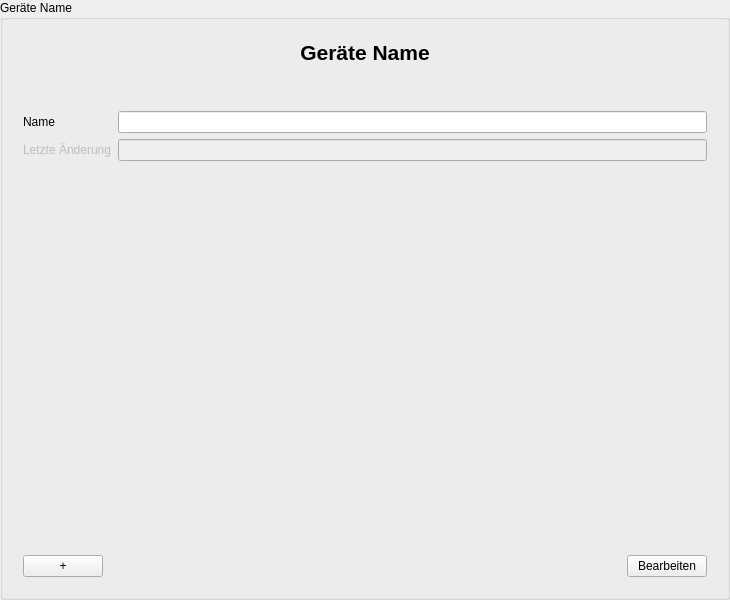
<?xml version="1.0" encoding="UTF-8"?>
<ui version="4.0">
 <class>DeviceNameInputArea</class>
 <widget class="QGroupBox" name="DeviceNameInputArea">
  <property name="geometry">
   <rect>
    <x>0</x>
    <y>0</y>
    <width>730</width>
    <height>600</height>
   </rect>
  </property>
  <property name="windowTitle">
   <string>Geräte Name</string>
  </property>
  <property name="accessibleName">
   <string>DeviceNameInputDialog</string>
  </property>
  <property name="title">
   <string>Geräte Name</string>
  </property>
  <layout class="QGridLayout" name="gridLayout_3">
   <item row="0" column="0">
    <widget class="QWidget" name="GroupBox" native="true">
     <layout class="QVBoxLayout" name="verticalLayout_3">
      <item>
       <layout class="QVBoxLayout" name="verticalLayout">
        <item>
         <widget class="QLabel" name="label_Header">
          <property name="font">
           <font>
            <pointsize>16</pointsize>
            <weight>75</weight>
            <bold>true</bold>
           </font>
          </property>
          <property name="text">
           <string>Geräte Name</string>
          </property>
          <property name="alignment">
           <set>Qt::AlignCenter</set>
          </property>
         </widget>
        </item>
       </layout>
      </item>
      <item>
       <spacer name="verticalSpacer_2">
        <property name="orientation">
         <enum>Qt::Vertical</enum>
        </property>
        <property name="sizeType">
         <enum>QSizePolicy::Preferred</enum>
        </property>
        <property name="sizeHint" stdset="0">
         <size>
          <width>20</width>
          <height>40</height>
         </size>
        </property>
       </spacer>
      </item>
      <item>
       <layout class="QFormLayout" name="formLayout">
        <item row="0" column="0">
         <widget class="QLabel" name="nameLabel">
          <property name="text">
           <string>Name</string>
          </property>
          <property name="buddy">
           <cstring>nameLineEdit</cstring>
          </property>
         </widget>
        </item>
        <item row="0" column="1">
         <widget class="QLineEdit" name="nameLineEdit"/>
        </item>
        <item row="1" column="0">
         <widget class="QLabel" name="lastUpdateLabel">
          <property name="enabled">
           <bool>false</bool>
          </property>
          <property name="text">
           <string>Letzte Änderung</string>
          </property>
          <property name="buddy">
           <cstring>lastUpdatelineEdit</cstring>
          </property>
         </widget>
        </item>
        <item row="1" column="1">
         <widget class="QLineEdit" name="lastUpdatelineEdit">
          <property name="enabled">
           <bool>false</bool>
          </property>
         </widget>
        </item>
       </layout>
      </item>
      <item>
       <spacer name="verticalSpacer">
        <property name="orientation">
         <enum>Qt::Vertical</enum>
        </property>
        <property name="sizeHint" stdset="0">
         <size>
          <width>20</width>
          <height>40</height>
         </size>
        </property>
       </spacer>
      </item>
      <item>
       <layout class="QHBoxLayout" name="horizontalLayout">
        <item>
         <widget class="QPushButton" name="addPushButton">
          <property name="text">
           <string>+</string>
          </property>
         </widget>
        </item>
        <item>
         <spacer name="horizontalSpacer">
          <property name="orientation">
           <enum>Qt::Horizontal</enum>
          </property>
          <property name="sizeHint" stdset="0">
           <size>
            <width>40</width>
            <height>20</height>
           </size>
          </property>
         </spacer>
        </item>
        <item>
         <widget class="QPushButton" name="editFinishPushButton">
          <property name="text">
           <string>Bearbeiten</string>
          </property>
         </widget>
        </item>
       </layout>
      </item>
     </layout>
    </widget>
   </item>
  </layout>
 </widget>
 <tabstops>
  <tabstop>nameLineEdit</tabstop>
  <tabstop>lastUpdatelineEdit</tabstop>
  <tabstop>addPushButton</tabstop>
  <tabstop>editFinishPushButton</tabstop>
 </tabstops>
 <resources/>
 <connections/>
</ui>
